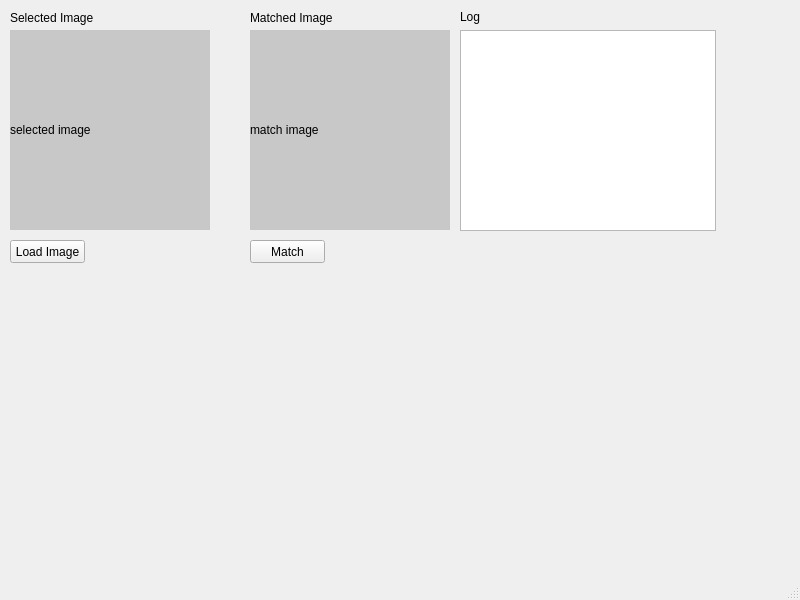
<ui version="4.0" language="jambi" >
 <class>MainWindow</class>
 <widget class="QMainWindow" name="MainWindow" >
  <property name="geometry" >
   <rect>
    <x>0</x>
    <y>0</y>
    <width>800</width>
    <height>600</height>
   </rect>
  </property>
  <property name="windowTitle" >
   <string>MainWindow</string>
  </property>
  <widget class="QWidget" name="centralwidget" >
   <widget class="QLabel" name="selectedImageLabel" >
    <property name="geometry" >
     <rect>
      <x>10</x>
      <y>30</y>
      <width>200</width>
      <height>200</height>
     </rect>
    </property>
    <property name="styleSheet" >
     <string notr="true" >background-color: rgb(200, 200, 200);</string>
    </property>
    <property name="text" >
     <string>selected image</string>
    </property>
    <property name="scaledContents" >
     <bool>true</bool>
    </property>
   </widget>
   <widget class="QLabel" name="label" >
    <property name="geometry" >
     <rect>
      <x>10</x>
      <y>10</y>
      <width>91</width>
      <height>16</height>
     </rect>
    </property>
    <property name="text" >
     <string>Selected Image</string>
    </property>
   </widget>
   <widget class="QLabel" name="matchImageLabel" >
    <property name="geometry" >
     <rect>
      <x>250</x>
      <y>30</y>
      <width>200</width>
      <height>200</height>
     </rect>
    </property>
    <property name="styleSheet" >
     <string notr="true" >background-color: rgb(200, 200, 200);</string>
    </property>
    <property name="text" >
     <string>match image</string>
    </property>
    <property name="scaledContents" >
     <bool>true</bool>
    </property>
   </widget>
   <widget class="QLabel" name="label_2" >
    <property name="geometry" >
     <rect>
      <x>250</x>
      <y>10</y>
      <width>131</width>
      <height>16</height>
     </rect>
    </property>
    <property name="text" >
     <string>Matched Image</string>
    </property>
   </widget>
   <widget class="QPushButton" name="loadImageButton" >
    <property name="geometry" >
     <rect>
      <x>10</x>
      <y>240</y>
      <width>75</width>
      <height>23</height>
     </rect>
    </property>
    <property name="text" >
     <string>Load Image</string>
    </property>
   </widget>
   <widget class="QPushButton" name="matchButton" >
    <property name="geometry" >
     <rect>
      <x>250</x>
      <y>240</y>
      <width>75</width>
      <height>23</height>
     </rect>
    </property>
    <property name="text" >
     <string>Match</string>
    </property>
   </widget>
   <widget class="QTextBrowser" name="textBrowser" >
    <property name="geometry" >
     <rect>
      <x>460</x>
      <y>30</y>
      <width>256</width>
      <height>201</height>
     </rect>
    </property>
   </widget>
   <widget class="QLabel" name="label_3" >
    <property name="geometry" >
     <rect>
      <x>460</x>
      <y>10</y>
      <width>46</width>
      <height>14</height>
     </rect>
    </property>
    <property name="text" >
     <string>Log</string>
    </property>
   </widget>
  </widget>
  <widget class="QMenuBar" name="menubar" >
   <property name="geometry" >
    <rect>
     <x>0</x>
     <y>0</y>
     <width>800</width>
     <height>21</height>
    </rect>
   </property>
  </widget>
  <widget class="QStatusBar" name="statusbar" />
 </widget>
 <resources/>
 <connections/>
</ui>
